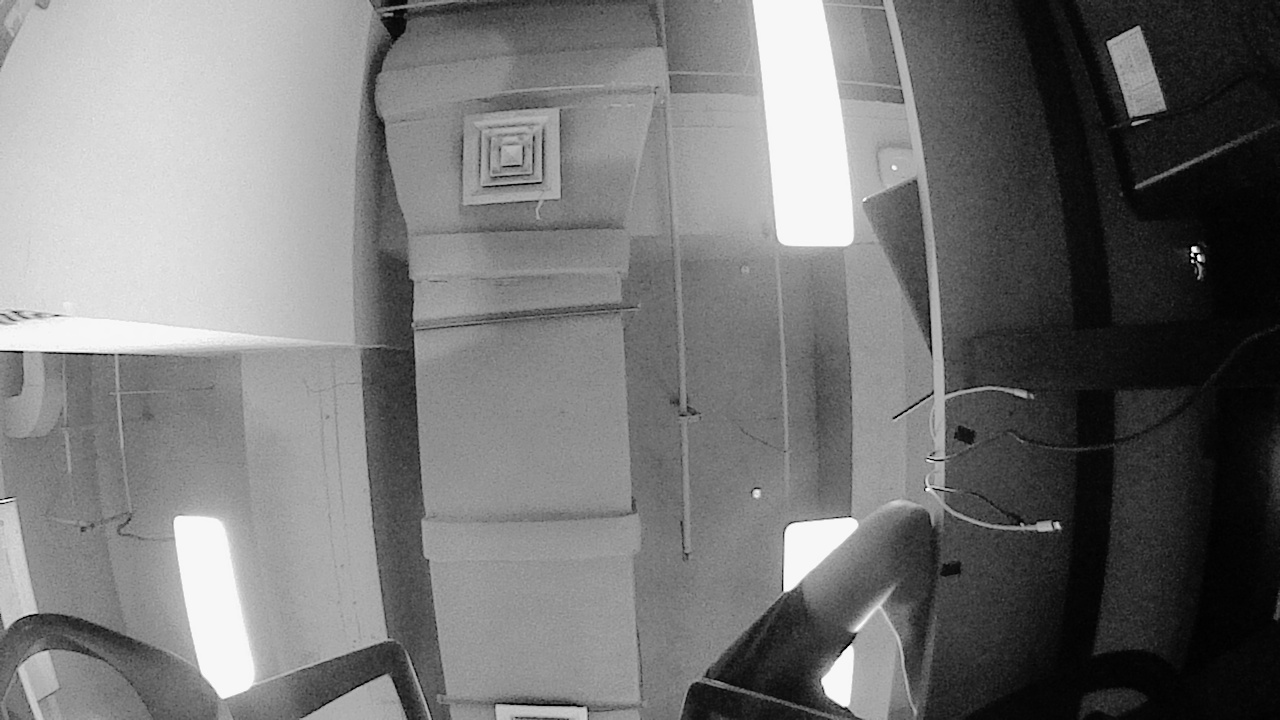
//> input picture modules/ImageUndistort/data/5.jpg, 1280 x 720 px
$ ./undistort2_1   (built with g++ and OpenCV 4)
//> lines starting //> are read from the running program, lines starting //| are printed output that depends on the picture
/*
 * @Author: glider
 * @Date: 2022-08-11 09:50:02
 * @LastEditTime: 2022-08-11 11:06:48
 * @FilePath: /SubstrateDevelopment/modules/ImageUndistort/undistort2_1.cpp
 * @Version:  v0.01
 * @Description:
 * ************************************************************************
 * Copyright (c) 2022 by  glider.guo@ankobot.com, All Rights Reserved.
 * ************************************************************************
 */
//
// Created by jiang on 2020/4/29.
//
#include <iostream>
#include <opencv2/opencv.hpp>

using namespace std;
using namespace cv;

int main()
{
/*
Camera.width: 640
Camera.height: 360
Camera.fx: 362.431754305133
Camera.fy: 351.841642059333
Camera.cx: 313.476639132245
Camera.cy: 182.069620737093
Camera.k1: -0.055221329162
Camera.k2: -0.049932692436
Camera.p1: 0.000000000000
Camera.p2: 0.000000000000
*/
    //const cv::Mat K = ( cv::Mat_<double> ( 3,3 ) << 931.73, 0.0, 480.0, 0.0, 933.16, 302.0, 0.0, 0.0, 1.0 );
    // const cv::Mat D = ( cv::Mat_<double> ( 5,1 ) << -1.7165e-1, 1.968259e-1, 0.0, 0.0, -3.639514e-1 );

    const cv::Mat K=(Mat_<double> (3,3) <<  362.431,       0,        313.47,      \
                                                                0,            351.84,   182.07,           \
                                                                0,                  0,                   1);
    const cv::Mat D = ( cv::Mat_<double> ( 5,1 ) << -0.055221329162, -0.049932692436, 0.0, 0.0, 0.0 );
    // const cv::Mat D = ( cv::Mat_<double> ( 5,1 ) <<-0.0, -0.0, 0.0, 0.0, 0.0 );


    const string str = "/home/admins/桌面/github/SubstrateDevelopment/modules/ImageUndistort/data/";
    const int nImage = 5;
    const int ImgWidth = 640;
    const int ImgHeight = 360;

    cv::Mat map1, map2;
    cv::Size imageSize(ImgWidth, ImgHeight);
    const double alpha = 1;
    cv::Mat NewCameraMatrix = getOptimalNewCameraMatrix(K, D, imageSize, alpha, imageSize, 0);
    initUndistortRectifyMap(K, D, cv::Mat(), NewCameraMatrix, imageSize, CV_16SC2, map1, map2);

    // [14 lines of commented-out code are left out]


    string InputPath = str  + "5.jpg";
    cv::Mat RawImage = cv::imread(InputPath);
//> RawImage is the input picture: 720 rows x 1280 cols, CV_8UC3; min 0, max 253, mean 117.7
    cv::Mat Imgahead_downsample;
    Imgahead_downsample = RawImage(Rect(320, 180, 640, 360));
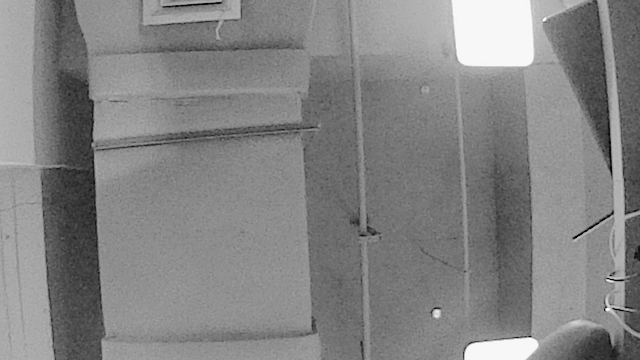
//> Imgahead_downsample: 360 rows x 640 cols, CV_8UC3; min 0, max 253, mean 131.4
    // cv::resize(RawImage, Imgahead_downsample, cv::Size(RawImage.cols/2, RawImage.rows/2));     //320x180   gray
    cv::imshow("RawImage", Imgahead_downsample);

    cv::Mat UndistortImage;
    remap(Imgahead_downsample, UndistortImage, map1, map2, cv::INTER_LINEAR);
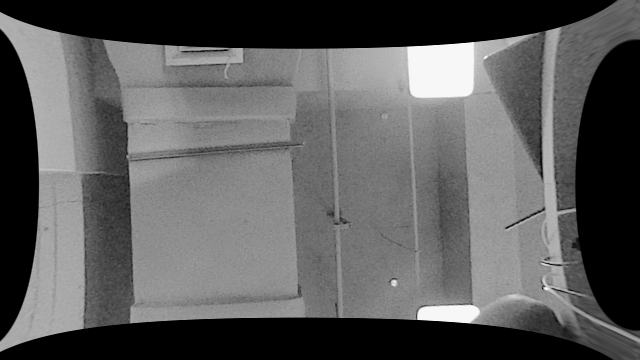
//> UndistortImage: 360 rows x 640 cols, CV_8UC3; min 0, max 250, mean 91.3
    cv::imshow("UndistortImage", UndistortImage);

    string OutputPath = str +  "5_un_glider" + ".png";
    cv::imwrite(OutputPath, UndistortImage);
    cv::waitKey(0);
    return 0;
}

$ run again, with modules/ImageUndistort/data/0.png saved as modules/ImageUndistort/data/5.jpg
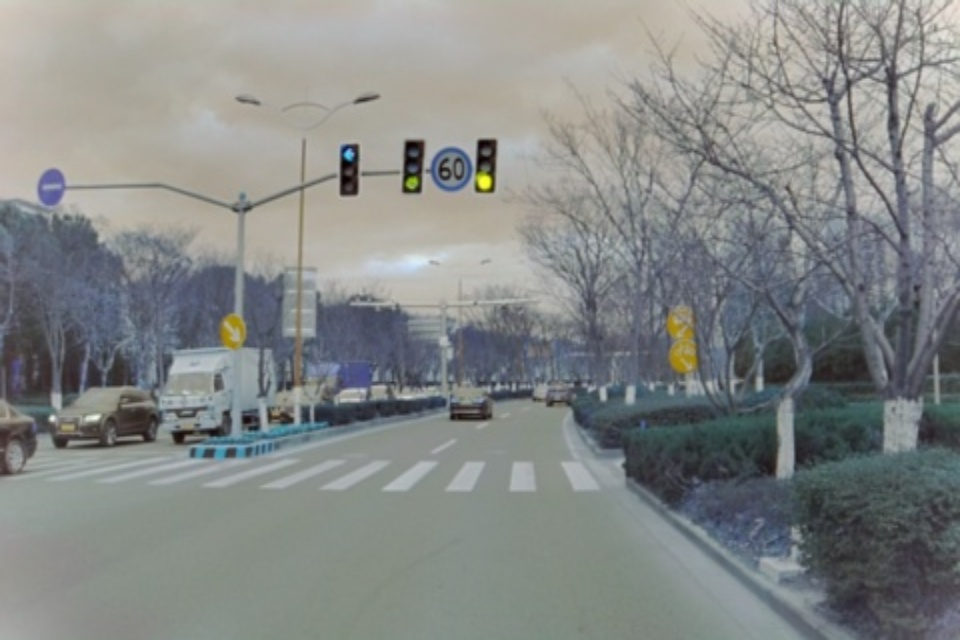
//> input picture modules/ImageUndistort/data/0.png, 960 x 640 px
//> RawImage is the input picture: 640 rows x 960 cols, CV_8UC3; mean B, G, R 134.5, 135.8, 132.5
//> `Imgahead_downsample = RawImage(Rect(320, 180, 640, 360));`:
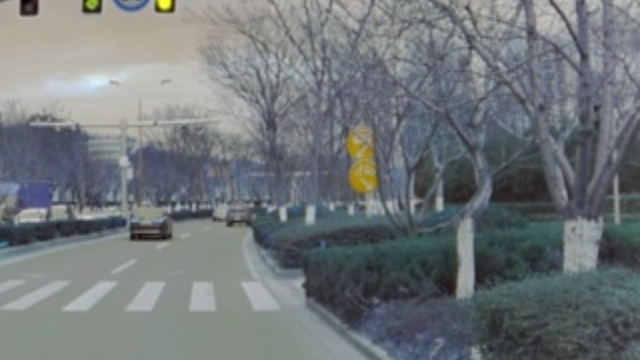
//> Imgahead_downsample: 360 rows x 640 cols, CV_8UC3; mean B, G, R 121, 118.4, 112.6
//> `remap(Imgahead_downsample, UndistortImage, map1, map2, cv::INTER_LINEA..`:
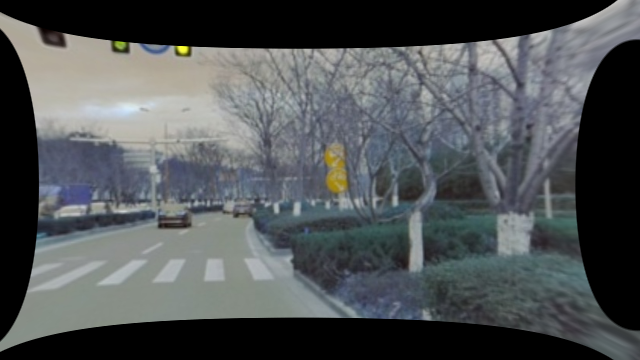
//> UndistortImage: 360 rows x 640 cols, CV_8UC3; mean B, G, R 84.9, 83.2, 79.4

$ run again, with modules/ImageUndistort/data/0_Bbox_un.png saved as modules/ImageUndistort/data/5.jpg
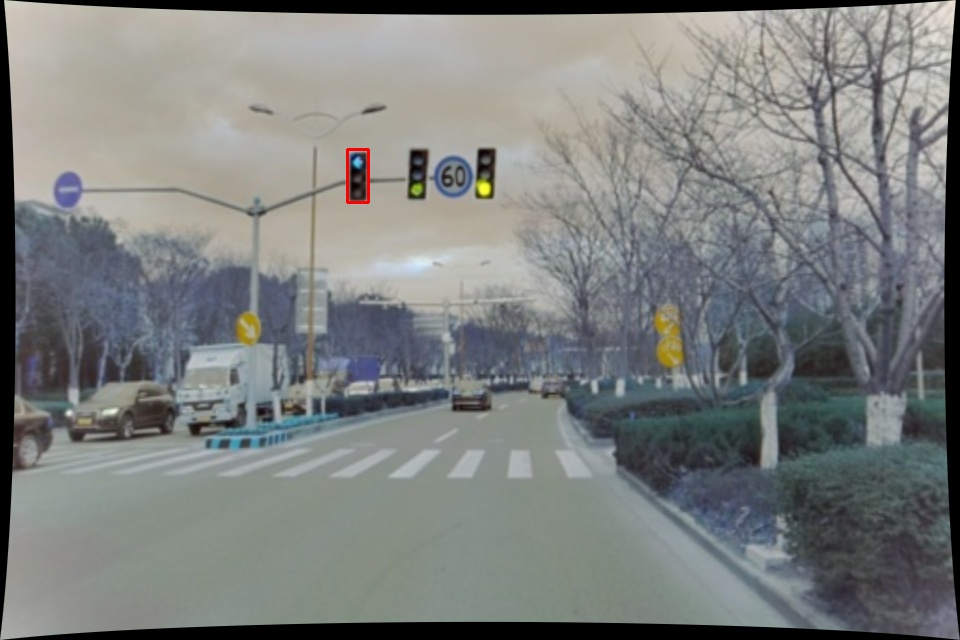
//> input picture modules/ImageUndistort/data/0_Bbox_un.png, 960 x 640 px
//> RawImage is the input picture: 640 rows x 960 cols, CV_8UC3; mean B, G, R 126.2, 127.5, 124.6
//> `Imgahead_downsample = RawImage(Rect(320, 180, 640, 360));`:
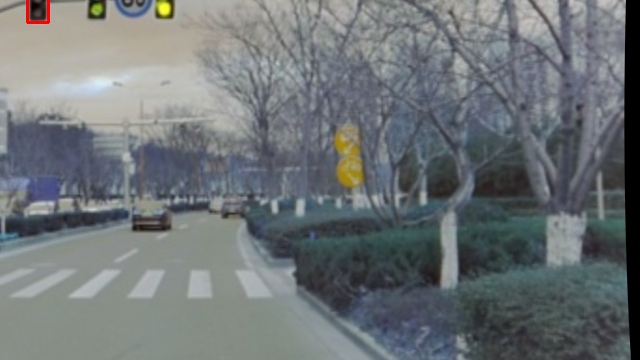
//> Imgahead_downsample: 360 rows x 640 cols, CV_8UC3; mean B, G, R 118.2, 115.9, 110.5
//> `remap(Imgahead_downsample, UndistortImage, map1, map2, cv::INTER_LINEA..`:
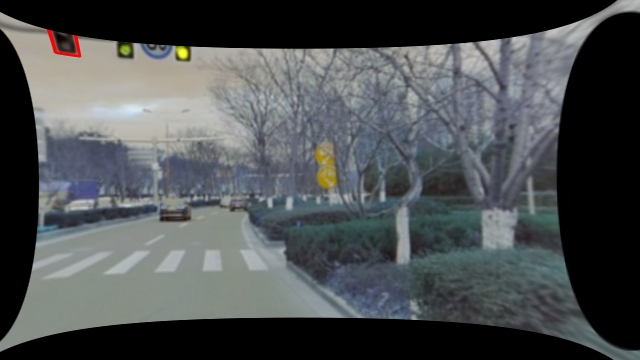
//> UndistortImage: 360 rows x 640 cols, CV_8UC3; mean B, G, R 80.9, 79.5, 76
